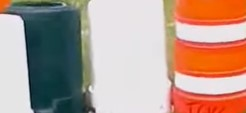
#> input picture AE19B019_Piyush/Task2/obstacle1.jpg, 246 x 113 px
$ python Task2.py
#> lines starting #> are read from the running program, lines starting #| are printed output that depends on the picture; after the words box and inside, x2 and y2 are one past the last pixel; in counts of white or black regions, pixels touching at a corner belong together; pictures that were not available may be replaced by others from this repository, and a replacement may not be noted
# -*- coding: utf-8 -*-
"""
Created on Sat Jul 10 23:35:28 2021

@author: PiyushBhujbal
"""

import cv2
#import numpy as np
import matplotlib.pyplot as plt

hurdle = cv2.imread("obstacle1.jpg")
#> hurdle is the input picture: shape (113, 246, 3); mean B, G, R 143, 155.7, 182.6
hsv_hurdle = cv2.cvtColor(hurdle, cv2.COLOR_BGR2HSV)
#> hsv_hurdle: shape (113, 246, 3); mean H, S, V 82.9, 86.3, 191.6
hist = cv2.calcHist([hsv_hurdle],[0, 1], None, [180, 256], [0, 180, 0, 256])
norm = cv2.normalize(hist,hist, 0, 255, cv2.NORM_MINMAX)

disc = cv2.getStructuringElement(cv2.MORPH_ELLIPSE, (7,7))

video = cv2.VideoCapture("video.mp4")
while True:
    ret, frame = video.read()
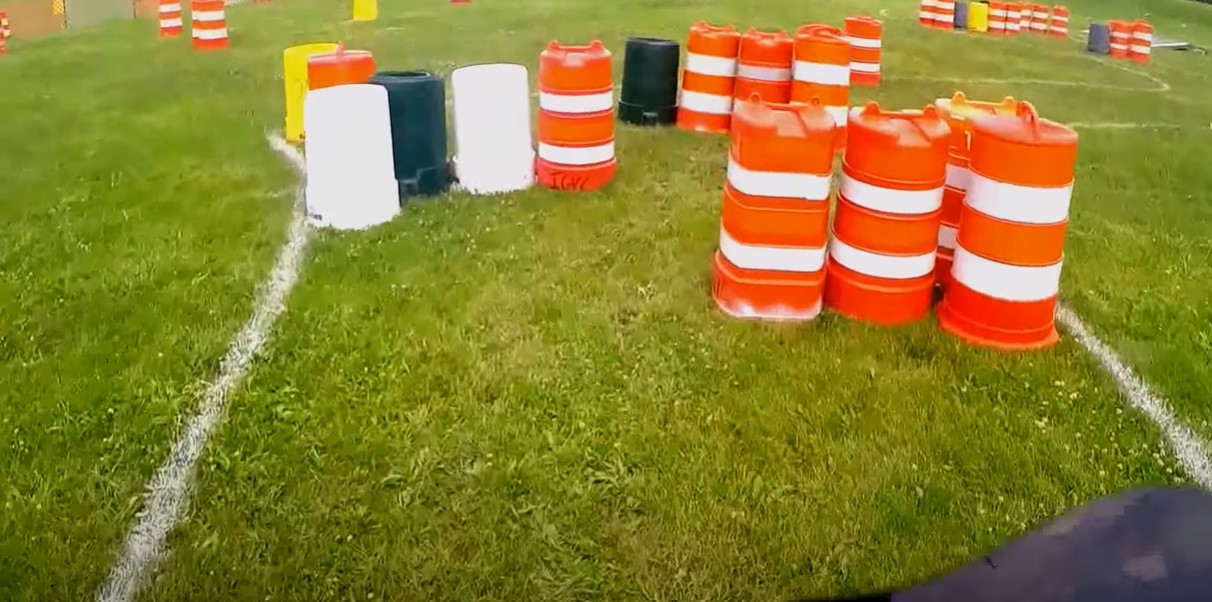
#> input picture AE19B019_Piyush/Task2/full_image.jpg, 1212 x 602 px, given in place of video.mp4, which was not available
#> frame is the input picture: shape (602, 1212, 3); mean B, G, R 48.2, 128, 140.7
    hsv_frame = cv2.cvtColor(frame, cv2.COLOR_BGR2HSV)
#> hsv_frame: shape (602, 1212, 3); mean H, S, V 36.4, 181, 147.7


    res = cv2.calcBackProject([hsv_frame],[0,1],norm,[0,180,0,256],9)
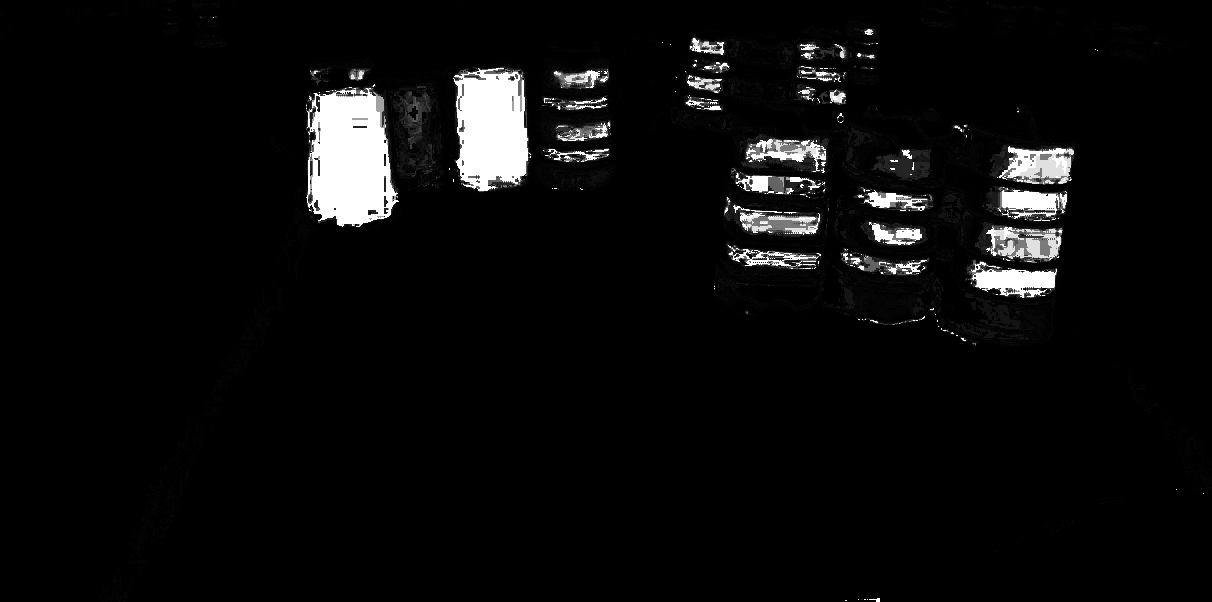
#> res: shape (602, 1212); min 0, max 255, mean 11.9
    cv2.filter2D(res, -1, disc,res)
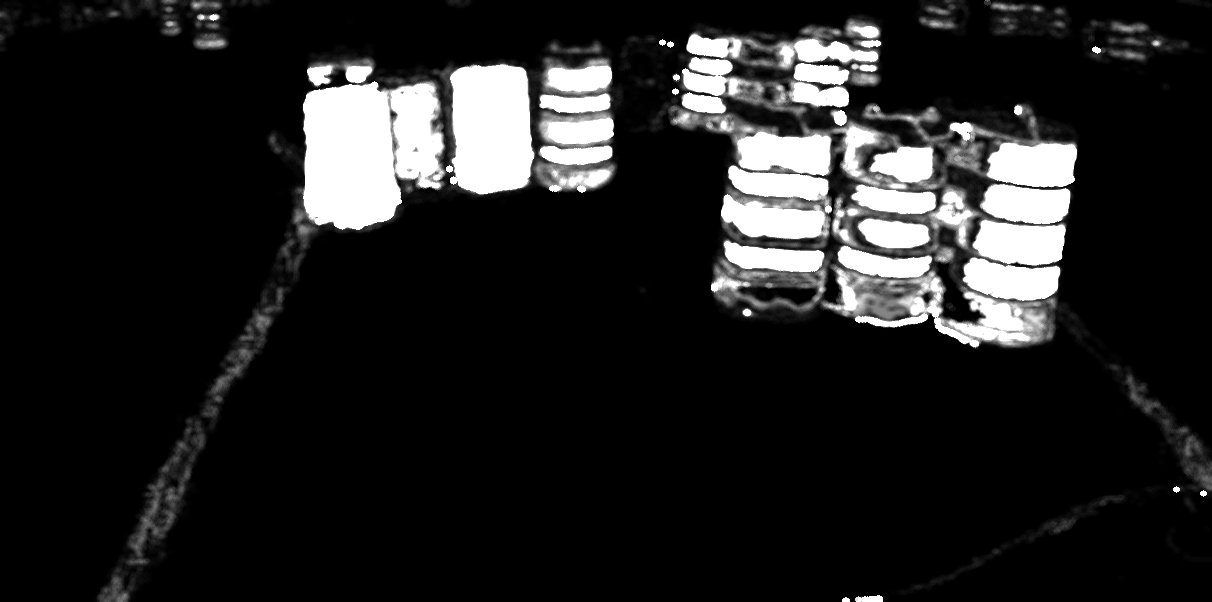
#> res: shape (602, 1212); min 0, max 255, mean 34.1

    #ret,thresh=cv2.threshold(res,5,255,cv2.THRESH_TOZERO)
    thresh = cv2.adaptiveThreshold(res,255,cv2.ADAPTIVE_THRESH_GAUSSIAN_C,cv2.THRESH_BINARY_INV,11,5)
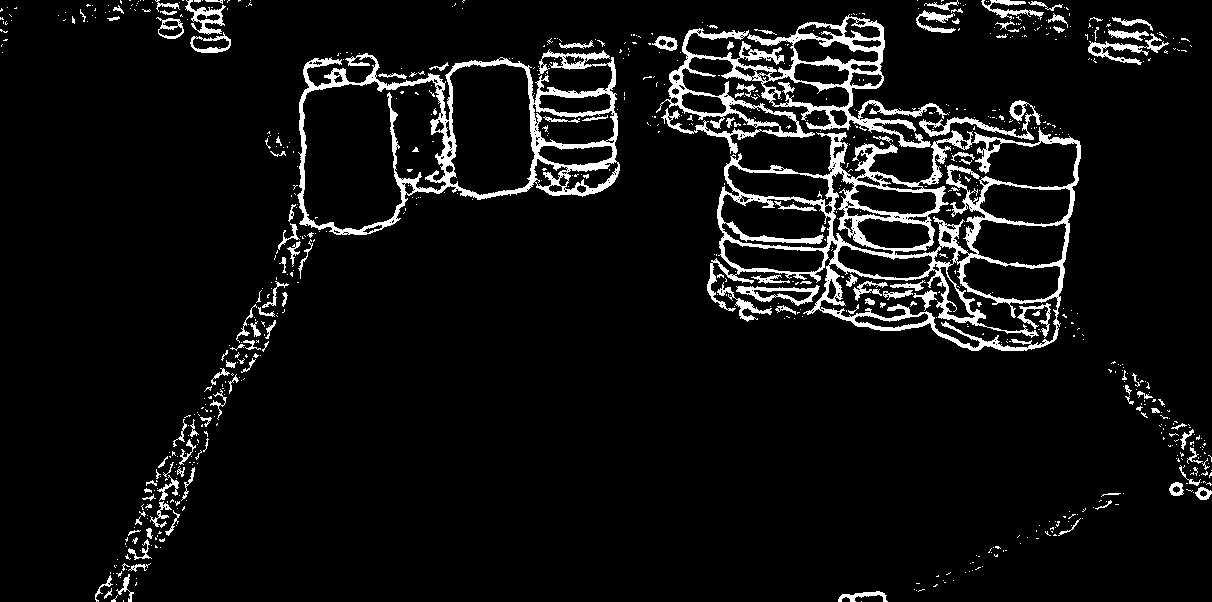
#> thresh: shape (602, 1212); 6.8% white; 788 white regions (660 under 20 px), largest, box (x1, y1, x2, y2) and area: (707, 127, 1081, 351) 16314, (297, 49, 620, 235) 9576, (656, 14, 949, 154) 8853
    final=cv2.merge((thresh,thresh,thresh))
    result=cv2.bitwise_and(frame,final)
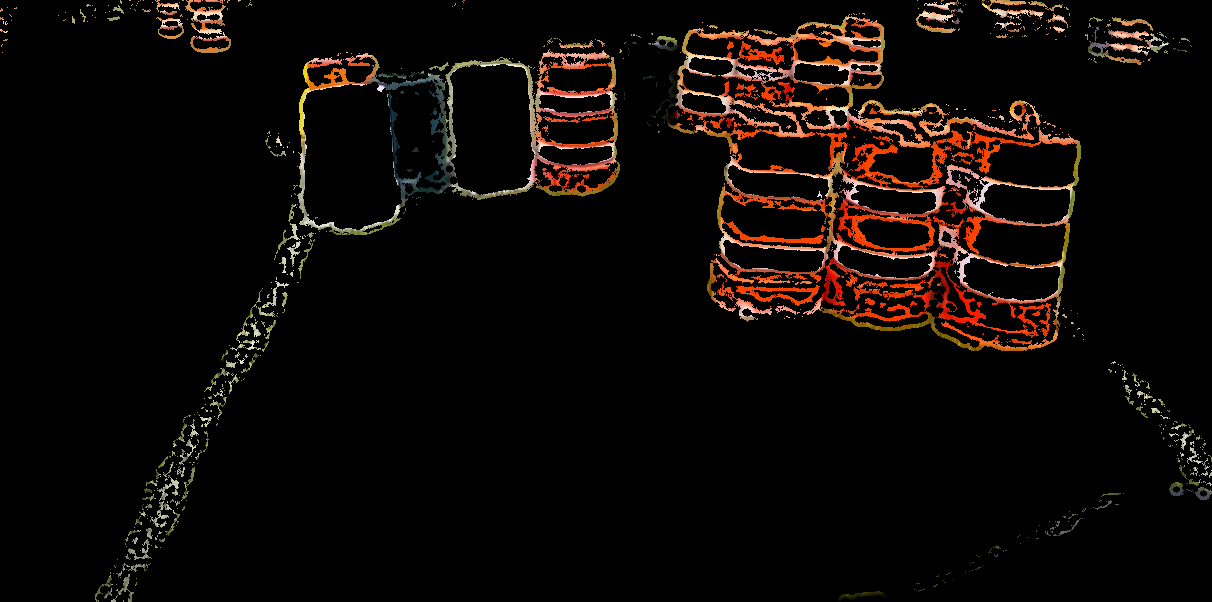
#> result: shape (602, 1212, 3); mean B, G, R 5.2, 8.1, 13.6

    cv2.imshow("result",result)

    if cv2.waitKey(1) == ord("q"):
#> (key q is pressed here)
        break
video.release()
cv2.destroyAllWindows()


plt.imshow(hist)
plt.show()
